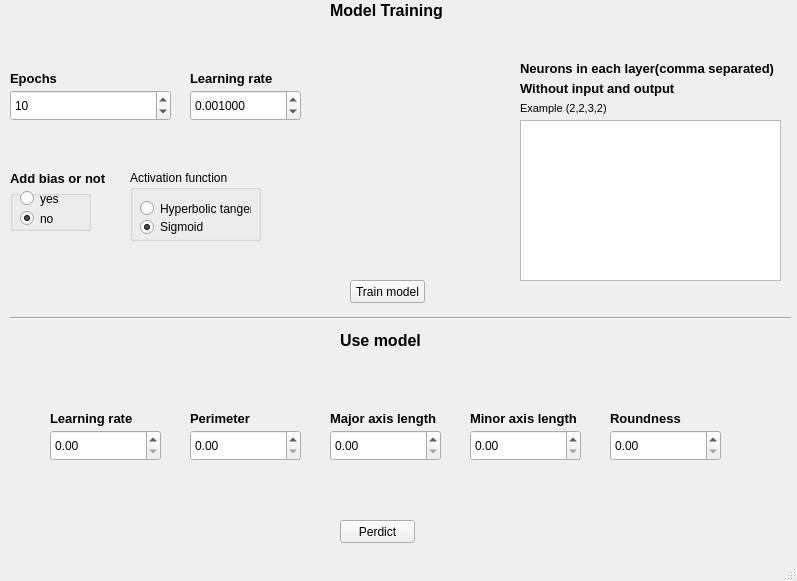
<?xml version="1.0" encoding="UTF-8"?>
<ui version="4.0">
 <class>MainWindow</class>
 <widget class="QMainWindow" name="MainWindow">
  <property name="geometry">
   <rect>
    <x>0</x>
    <y>0</y>
    <width>797</width>
    <height>581</height>
   </rect>
  </property>
  <property name="windowTitle">
   <string>MainWindow</string>
  </property>
  <widget class="QWidget" name="centralwidget">
   <widget class="QLabel" name="label_2">
    <property name="geometry">
     <rect>
      <x>520</x>
      <y>60</y>
      <width>271</width>
      <height>16</height>
     </rect>
    </property>
    <property name="font">
     <font>
      <pointsize>10</pointsize>
      <weight>75</weight>
      <bold>true</bold>
     </font>
    </property>
    <property name="text">
     <string>Neurons in each layer(comma separated)</string>
    </property>
   </widget>
   <widget class="QSpinBox" name="epochsInp">
    <property name="geometry">
     <rect>
      <x>10</x>
      <y>90</y>
      <width>161</width>
      <height>31</height>
     </rect>
    </property>
    <property name="minimum">
     <number>1</number>
    </property>
    <property name="maximum">
     <number>999999999</number>
    </property>
    <property name="value">
     <number>10</number>
    </property>
   </widget>
   <widget class="QLabel" name="label_3">
    <property name="geometry">
     <rect>
      <x>10</x>
      <y>70</y>
      <width>161</width>
      <height>16</height>
     </rect>
    </property>
    <property name="font">
     <font>
      <pointsize>10</pointsize>
      <weight>75</weight>
      <bold>true</bold>
     </font>
    </property>
    <property name="text">
     <string>Epochs</string>
    </property>
   </widget>
   <widget class="QDoubleSpinBox" name="learningInp">
    <property name="geometry">
     <rect>
      <x>190</x>
      <y>90</y>
      <width>111</width>
      <height>31</height>
     </rect>
    </property>
    <property name="decimals">
     <number>6</number>
    </property>
    <property name="minimum">
     <double>0.000001000000000</double>
    </property>
    <property name="value">
     <double>0.001000000000000</double>
    </property>
   </widget>
   <widget class="QLabel" name="label_4">
    <property name="geometry">
     <rect>
      <x>190</x>
      <y>70</y>
      <width>101</width>
      <height>16</height>
     </rect>
    </property>
    <property name="font">
     <font>
      <pointsize>10</pointsize>
      <weight>75</weight>
      <bold>true</bold>
     </font>
    </property>
    <property name="text">
     <string>Learning rate</string>
    </property>
   </widget>
   <widget class="QLabel" name="label_5">
    <property name="geometry">
     <rect>
      <x>10</x>
      <y>170</y>
      <width>101</width>
      <height>16</height>
     </rect>
    </property>
    <property name="font">
     <font>
      <pointsize>10</pointsize>
      <weight>75</weight>
      <bold>true</bold>
     </font>
    </property>
    <property name="text">
     <string>Add bias or not</string>
    </property>
   </widget>
   <widget class="QGroupBox" name="groupBox">
    <property name="geometry">
     <rect>
      <x>10</x>
      <y>190</y>
      <width>81</width>
      <height>41</height>
     </rect>
    </property>
    <property name="title">
     <string/>
    </property>
    <widget class="QRadioButton" name="radioButton_2">
     <property name="geometry">
      <rect>
       <x>10</x>
       <y>20</y>
       <width>82</width>
       <height>17</height>
      </rect>
     </property>
     <property name="text">
      <string>no</string>
     </property>
     <property name="checked">
      <bool>true</bool>
     </property>
    </widget>
    <widget class="QRadioButton" name="isBiased">
     <property name="geometry">
      <rect>
       <x>10</x>
       <y>0</y>
       <width>82</width>
       <height>17</height>
      </rect>
     </property>
     <property name="text">
      <string>yes</string>
     </property>
    </widget>
   </widget>
   <widget class="QGroupBox" name="groupBox_2">
    <property name="geometry">
     <rect>
      <x>130</x>
      <y>170</y>
      <width>131</width>
      <height>71</height>
     </rect>
    </property>
    <property name="title">
     <string>Activation function</string>
    </property>
    <widget class="QRadioButton" name="isSigmoid">
     <property name="geometry">
      <rect>
       <x>10</x>
       <y>47</y>
       <width>82</width>
       <height>20</height>
      </rect>
     </property>
     <property name="text">
      <string>Sigmoid</string>
     </property>
     <property name="checked">
      <bool>true</bool>
     </property>
    </widget>
    <widget class="QRadioButton" name="isHyper">
     <property name="geometry">
      <rect>
       <x>10</x>
       <y>30</y>
       <width>111</width>
       <height>17</height>
      </rect>
     </property>
     <property name="text">
      <string>Hyperbolic tangent</string>
     </property>
    </widget>
   </widget>
   <widget class="Line" name="line">
    <property name="geometry">
     <rect>
      <x>10</x>
      <y>310</y>
      <width>781</width>
      <height>16</height>
     </rect>
    </property>
    <property name="orientation">
     <enum>Qt::Horizontal</enum>
    </property>
   </widget>
   <widget class="QPushButton" name="trainButton">
    <property name="geometry">
     <rect>
      <x>350</x>
      <y>280</y>
      <width>75</width>
      <height>23</height>
     </rect>
    </property>
    <property name="text">
     <string>Train model</string>
    </property>
   </widget>
   <widget class="QDoubleSpinBox" name="doubleSpinBox_2">
    <property name="geometry">
     <rect>
      <x>50</x>
      <y>430</y>
      <width>111</width>
      <height>31</height>
     </rect>
    </property>
    <property name="maximum">
     <double>9999999999.000000000000000</double>
    </property>
   </widget>
   <widget class="QLabel" name="label_6">
    <property name="geometry">
     <rect>
      <x>50</x>
      <y>410</y>
      <width>161</width>
      <height>16</height>
     </rect>
    </property>
    <property name="font">
     <font>
      <pointsize>10</pointsize>
      <weight>75</weight>
      <bold>true</bold>
     </font>
    </property>
    <property name="text">
     <string>Learning rate</string>
    </property>
   </widget>
   <widget class="QDoubleSpinBox" name="doubleSpinBox_3">
    <property name="geometry">
     <rect>
      <x>190</x>
      <y>430</y>
      <width>111</width>
      <height>31</height>
     </rect>
    </property>
    <property name="maximum">
     <double>9999999999.000000000000000</double>
    </property>
   </widget>
   <widget class="QLabel" name="label_7">
    <property name="geometry">
     <rect>
      <x>190</x>
      <y>410</y>
      <width>161</width>
      <height>16</height>
     </rect>
    </property>
    <property name="font">
     <font>
      <pointsize>10</pointsize>
      <weight>75</weight>
      <bold>true</bold>
     </font>
    </property>
    <property name="text">
     <string>Perimeter</string>
    </property>
   </widget>
   <widget class="QDoubleSpinBox" name="doubleSpinBox_4">
    <property name="geometry">
     <rect>
      <x>330</x>
      <y>430</y>
      <width>111</width>
      <height>31</height>
     </rect>
    </property>
    <property name="maximum">
     <double>9999999999.000000000000000</double>
    </property>
   </widget>
   <widget class="QLabel" name="label_8">
    <property name="geometry">
     <rect>
      <x>330</x>
      <y>410</y>
      <width>121</width>
      <height>16</height>
     </rect>
    </property>
    <property name="font">
     <font>
      <pointsize>10</pointsize>
      <weight>75</weight>
      <bold>true</bold>
     </font>
    </property>
    <property name="text">
     <string>Major axis length</string>
    </property>
   </widget>
   <widget class="QDoubleSpinBox" name="doubleSpinBox_5">
    <property name="geometry">
     <rect>
      <x>470</x>
      <y>430</y>
      <width>111</width>
      <height>31</height>
     </rect>
    </property>
    <property name="maximum">
     <double>9999999999.000000000000000</double>
    </property>
   </widget>
   <widget class="QLabel" name="label_9">
    <property name="geometry">
     <rect>
      <x>470</x>
      <y>410</y>
      <width>161</width>
      <height>16</height>
     </rect>
    </property>
    <property name="font">
     <font>
      <pointsize>10</pointsize>
      <weight>75</weight>
      <bold>true</bold>
     </font>
    </property>
    <property name="text">
     <string>Minor axis length</string>
    </property>
   </widget>
   <widget class="QDoubleSpinBox" name="doubleSpinBox_6">
    <property name="geometry">
     <rect>
      <x>610</x>
      <y>430</y>
      <width>111</width>
      <height>31</height>
     </rect>
    </property>
    <property name="maximum">
     <double>9999999999.000000000000000</double>
    </property>
   </widget>
   <widget class="QLabel" name="label_10">
    <property name="geometry">
     <rect>
      <x>610</x>
      <y>410</y>
      <width>161</width>
      <height>16</height>
     </rect>
    </property>
    <property name="font">
     <font>
      <pointsize>10</pointsize>
      <weight>75</weight>
      <bold>true</bold>
     </font>
    </property>
    <property name="text">
     <string>Roundness</string>
    </property>
   </widget>
   <widget class="QLabel" name="label_11">
    <property name="geometry">
     <rect>
      <x>330</x>
      <y>0</y>
      <width>121</width>
      <height>21</height>
     </rect>
    </property>
    <property name="font">
     <font>
      <pointsize>12</pointsize>
      <weight>75</weight>
      <bold>true</bold>
     </font>
    </property>
    <property name="text">
     <string>Model Training</string>
    </property>
   </widget>
   <widget class="QPushButton" name="pushButton_2">
    <property name="geometry">
     <rect>
      <x>340</x>
      <y>520</y>
      <width>75</width>
      <height>23</height>
     </rect>
    </property>
    <property name="text">
     <string>Perdict</string>
    </property>
   </widget>
   <widget class="QLabel" name="label_12">
    <property name="geometry">
     <rect>
      <x>340</x>
      <y>330</y>
      <width>91</width>
      <height>21</height>
     </rect>
    </property>
    <property name="font">
     <font>
      <pointsize>12</pointsize>
      <weight>75</weight>
      <bold>true</bold>
     </font>
    </property>
    <property name="text">
     <string>Use model</string>
    </property>
   </widget>
   <widget class="QTextEdit" name="networkStructure">
    <property name="geometry">
     <rect>
      <x>520</x>
      <y>120</y>
      <width>261</width>
      <height>161</height>
     </rect>
    </property>
   </widget>
   <widget class="QLabel" name="label_13">
    <property name="geometry">
     <rect>
      <x>520</x>
      <y>100</y>
      <width>271</width>
      <height>16</height>
     </rect>
    </property>
    <property name="font">
     <font>
      <pointsize>8</pointsize>
      <weight>50</weight>
      <bold>false</bold>
     </font>
    </property>
    <property name="text">
     <string>Example (2,2,3,2)</string>
    </property>
   </widget>
   <widget class="QLabel" name="label_14">
    <property name="geometry">
     <rect>
      <x>520</x>
      <y>80</y>
      <width>271</width>
      <height>16</height>
     </rect>
    </property>
    <property name="font">
     <font>
      <pointsize>10</pointsize>
      <weight>75</weight>
      <bold>true</bold>
     </font>
    </property>
    <property name="text">
     <string>Without input and output </string>
    </property>
   </widget>
  </widget>
  <widget class="QMenuBar" name="menubar">
   <property name="geometry">
    <rect>
     <x>0</x>
     <y>0</y>
     <width>797</width>
     <height>21</height>
    </rect>
   </property>
  </widget>
  <widget class="QStatusBar" name="statusbar"/>
 </widget>
 <resources/>
 <connections/>
</ui>
